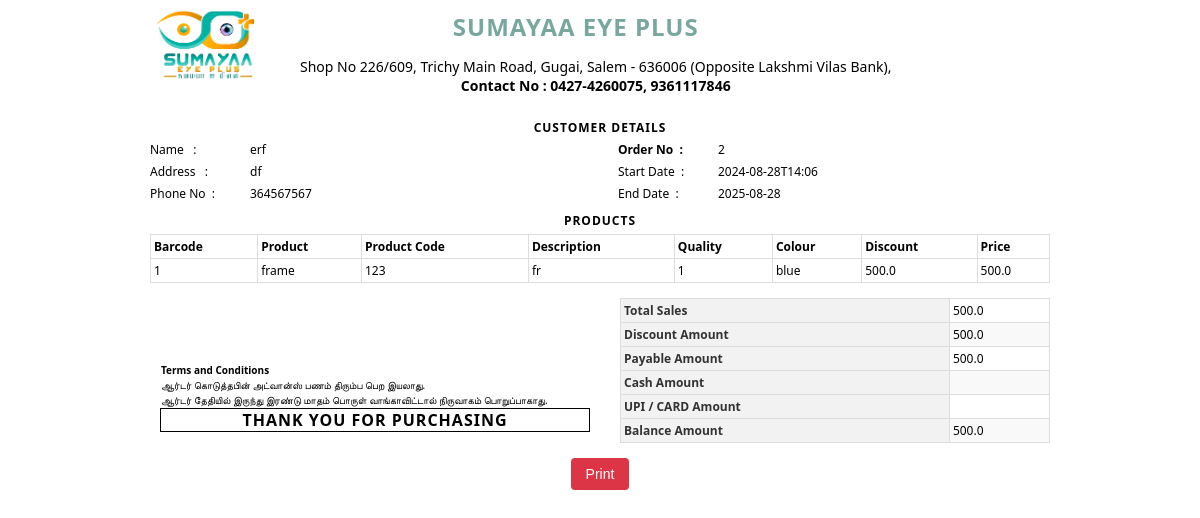
The page /display/2 (signed in) on the database its author committed.
### tables this page shows
CREATE TABLE orders (
                OrderNo INTEGER PRIMARY KEY,
                Name TEXT,
                PhoneNo TEXT,
                StartDate TEXT,
                EndDate TEXT,
                Address TEXT,
                TotalSales REAL,
                DiscountAmount REAL,
                PayableAmount REAL,
                CashAmount REAL,
                UPIAmount REAL,
                
                BalanceAmount REAL
            );

CREATE TABLE products (
                OrderNo INTEGER,
                Barcode TEXT,
                Product TEXT,
                ProductCode TEXT,
                Description TEXT,
                Quality INTEGER,
                Colour TEXT,
                ItemPrice REAL,
                Discount REAL,
                Price REAL,
                FOREIGN KEY (OrderNo) REFERENCES orders (OrderNo)
            );

### app.py (the view)
@app.route('/display/<int:order_id>')
@login_required
def display(order_id):
    try:
        with sqlite3.connect(CustomerData) as conn:
            conn.row_factory = sqlite3.Row  # This enables column access by name: row['column_name']
            cursor = conn.cursor()
            cursor.execute('SELECT * FROM orders WHERE OrderNo = ?', (order_id,))
            summary_row = cursor.fetchone()
            if not summary_row:
                flash(f"No order found with OrderNo: {order_id}", "error")
                return redirect(url_for('billing'))
            summary = {key: summary_row[key] for key in summary_row.keys()}
            cursor.execute('SELECT * FROM products WHERE OrderNo = ?', (order_id,))
            product_rows = cursor.fetchall()
            if not product_rows:
                flash(f"No products found for OrderNo: {order_id}", "error")
                return redirect(url_for('billing'))
            products = [{key: product_row[key] for key in product_row.keys()} for product_row in product_rows]
            cursor.execute('SELECT * FROM prescriptions WHERE OrderNo = ?', (order_id,))
            prescription_row = cursor.fetchone()
            prescription = {key: prescription_row[key] for key in prescription_row.keys()} if prescription_row else None
    except sqlite3.Error as e:
        flash(f"Database error: {e}", "error")
        return redirect(url_for('billing'))
    return render_template('display.html', summary=summary, products=products, prescription=prescription)

### app.py (called while the page is built)
def login_required(f):
    @wraps(f)
    def decorated_function(*args, **kwargs):
        if 'logged_in' not in session:
            return redirect(url_for('login'))
        return f(*args, **kwargs)
    return decorated_function

### templates/display.html (shortened to what this page needs)
<!DOCTYPE html>
<html lang="en">
<head>
    <link rel="stylesheet" href="{{ url_for('static', filename='css/navbar.css') }}">
</head>
<body>
    <div class="total">
        <div class="container">
            <div class="imghead">
                <div class="image"><img src="{{ url_for('static', filename='images/logo1.png') }}" alt="logo"></div>
                <div class="billhead">
                    <h1>SUMAYAA EYE PLUS</h1>
                    <p >Shop No 226/609, Trichy Main Road, Gugai, Salem - 636006 (Opposite Lakshmi Vilas Bank),<br>
                        <b>Contact No :  0427-4260075, 9361117846</b>
                    </p>
                </div>
            </div>
            <div class="customer-details">
                <h2>Customer Details</h2>
                <div class="details-table">
                    <div class="column">
                        <div class="row"><span>Name&nbsp;&nbsp;&nbsp;:</span><span>{{ summary['Name'] }}</span></div>
                        <div class="row"><span>Address&nbsp;&nbsp;&nbsp;:</span><span>{{ summary['Address'] }}</span></div>
                        <div class="row"><span>Phone No&nbsp;&nbsp;:</span><span>{{ summary['PhoneNo'] }}</span></div>
                    </div>
                    <div class="column">
                        <div class="row"><span><b>Order No&nbsp;&nbsp;:</b></span><span>{{ summary['OrderNo'] }}</span></div>
                        <div class="row"><span>Start Date&nbsp;&nbsp;:</span><span>{{ summary['StartDate'] }}</span></div>
                        <div class="row"><span>End Date&nbsp;&nbsp;:</span><span>{{ summary['EndDate'] }}</span></div>
                    </div>
                </div>
            </div>
            <div class="products">
                <h2>Products</h2>
                <table>
                    <thead>
                        <tr>
                            <th>Barcode</th>
                            <th>Product</th>
                            <th>Product Code</th>
                            <th>Description</th>
                            <th>Quality</th>
                            <th>Colour</th>
                            <th>Discount</th>
                            <th>Price</th>
                        </tr>
                    </thead>
                    <tbody>
                        {% for product in products %}
                        <tr>
                            <td>{{ product['Barcode'] }}</td>
                            <td>{{ product['Product'] }}</td>
                            <td>{{ product['ProductCode'] }}</td>
                            <td>{{ product['Description'] }}</td>
                            <td>{{ product['Quality'] }}</td>
                            <td>{{ product['Colour'] }}</td>
                            <td>{{ product['Discount'] }}</td>
                            <td>{{ product['Price'] }}</td>
                        </tr>
                        {% endfor %}
                    </tbody>
                </table>
            </div>
            <div class="divide">
                <div class="thank">
                    <br>
                    <br>
                    <br>
                    <h6 style="
                    margin: 1px;
                    font-size: 10px;
                    text-align: left;
                ">Terms and Conditions</h6>
                    <p style="
                    margin: 1px;
                    font-size: 10px;
                    text-align: left;
                ">ஆர்டர் கொடுத்தபின் அட்வான்ஸ் பணம் திரும்ப பெற இயலாது.</p>
                    <p style="
                    margin: 1px;
                    font-size: 10px;
                    text-align: left;;
                ">ஆர்டர் தேதியில் இருந்து இரண்டு மாதம் பொருள் வாங்காவிட்டால் நிருவாகம் பொறுப்பாகாது.</p>
                    <h3 style="text-align: center; border: 1px solid black;">Thank you for purchasing</h3>
                </div>
                <div class="thank">
                    <div class="thanktable">
                        <table>
                            <tbody>
                                <tr><th>Total Sales</th><td>{{ summary['TotalSales'] }}</td></tr>
                                <tr><th>Discount Amount</th><td>{{ summary['DiscountAmount'] }}</td></tr>
                                <tr><th>Payable Amount</th><td>{{ summary['PayableAmount'] }}</td></tr>
                                <tr><th>Cash Amount</th><td>{{ summary['CashAmount'] }}</td></tr>
                                <tr><th>UPI / CARD Amount</th><td>{{ summary['UPIAmount'] }}</td></tr>
                                <tr><th>Balance Amount</th><td>{{ summary['BalanceAmount'] }}</td></tr>
                            </tbody>
                        </table>
                    </div>
                </div>
            </div>
        </div>
    </div>
    <button onclick="printPage()">Print</button>
</body>
</html>

### templates/display.html (style rules this page uses)
body { font-family: 'Segoe UI', Tahoma, Geneva, Verdana, sans-serif; background-color: #ffffff; margin: 0; padding: 0 10px; }
.total { background-color: #ffffff; }
.container { max-width: 900px; margin: 0 auto; padding: 5px; background-color: #ffffff; }
h1 { margin-top: 5px; font-size: 24px; text-transform: uppercase; letter-spacing: 1px; color: rgba(2, 90, 71, 0.534); text-align: center; margin-bottom: 5px; }
p { font-size: 14px; margin-left: 40px; }
h2, h3 { font-size: 12px; text-transform: uppercase; letter-spacing: 1px; margin: 5px 0; text-align: center; }
.imghead { display: flex; text-align: center; margin-bottom: 10px; }
.image img { width: 100px; height: 70px; padding: 5px; }
.customer-details, .products, .thanktable { width: 100%; margin: 5px 0; }
.details-table { display: flex; justify-content: space-between; }
.column { width: 48%; }
.row { margin-bottom: 5px; font-size: 12px; }
.row span { display: inline-block; width: 100px; }
.products table, .thanktable table { width: 100%; border-collapse: collapse; margin-top: 5px; }
.products th, .products td, .thanktable th, .thanktable td { border: 1px solid #ddd; padding: 3px; text-align: left; font-size: 12px; }
.thank { font-size: 14px; text-align: center; margin-top: 10px; }
button { background-color: #dc3545; color: white; border: none; padding: 8px 15px; border-radius: 4px; cursor: pointer; transition: background-color 0.3s; display: block; margin: 10px auto; font-size: 14px; }
.divide { display: flex; justify-content: space-between; align-items: center; margin-top: 10px; }
.thank { flex: 1; font-size: 14px; margin: 0 10px; text-align: center; }
.thank h3 { margin: 0; font-size: 16px; }
.thanktable { flex: 1; margin: 0 10px; font-size: 14px; }
.thanktable table { width: 100%; border-collapse: collapse; }
.thanktable th, .thanktable td { padding: 3px; font-size: 12px; }
.thanktable th { background-color: #f2f2f2; color: #333; }
.thanktable tbody tr:nth-child(even) { background-color: #f9f9f9; }

### rows shown on the page
orders: Name "erf", Address "df", PhoneNo "364567567", OrderNo "2", StartDate "2024-08-28T14:06", EndDate "2025-08-28", TotalSales "500.0", DiscountAmount "500.0", PayableAmount "500.0", BalanceAmount "500.0"
products: Barcode "1", Product "frame", ProductCode "123", Description "fr", Quality "1", Colour "blue", Discount "500.0", Price "500.0"
